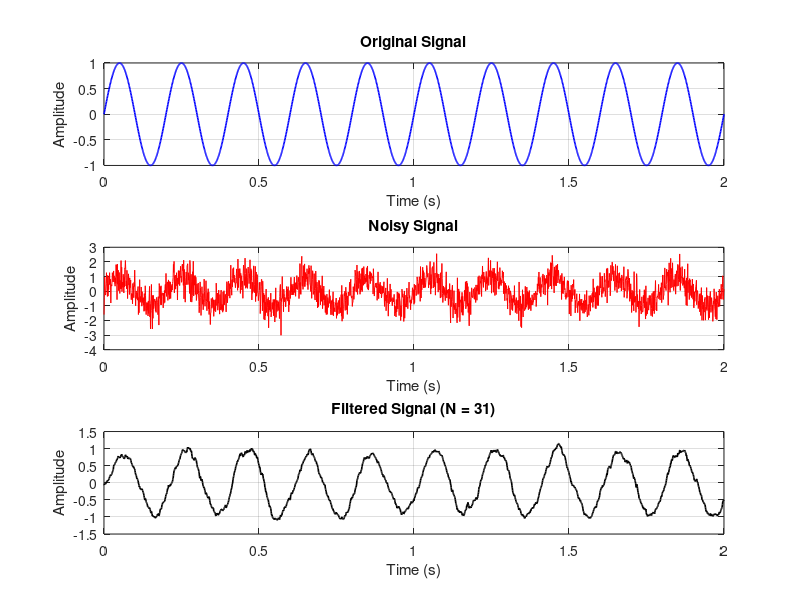

Write the MATLAB code that produced this figure. (Note: this script raises an error after producing the figure.)

clc;
clear;
close all;

% 1. Generate the original signal
Fs = 1000;                  % Sampling frequency (Hz)
t = 0:1/Fs:2;               % Time from 0 to 2 seconds
f = 5;                      % Signal frequency (Hz)

x = sin(2*pi*f*t);          % Original sine signal

% 2. Add random noise
rng(1);                     % Make the result repeatable
noise = 0.6 * randn(size(x));
x_noisy = x + noise;

% 3. Apply Moving Average Filter
N = 31;                     % Moving average window size
b = ones(1, N) / N;         % Filter coefficients

x_filtered = filter(b, 1, x_noisy);

% 4. Plot the results
figure('Name', 'Moving Average Noise Filter');

subplot(3,1,1);
plot(t, x, 'b', 'LineWidth', 1.2);
title('Original Signal');
xlabel('Time (s)');
ylabel('Amplitude');
grid on;

subplot(3,1,2);
plot(t, x_noisy, 'r');
title('Noisy Signal');
xlabel('Time (s)');
ylabel('Amplitude');
grid on;

subplot(3,1,3);
plot(t, x_filtered, 'k', 'LineWidth', 1.2);
title(['Filtered Signal (N = ', num2str(N), ')']);
xlabel('Time (s)');
ylabel('Amplitude');
grid on;

sgtitle('Moving Average Noise Filter');

% 5. Compare noisy and filtered signals
figure('Name', 'Filter Comparison');
plot(t, x_noisy, 'Color', [0.7 0.7 0.7]);
hold on;
plot(t, x_filtered, 'b', 'LineWidth', 1.2);
plot(t, x, 'r--', 'LineWidth', 1.2);
title('Comparison of Original, Noisy and Filtered Signals');
xlabel('Time (s)');
ylabel('Amplitude');
legend('Noisy Signal', 'Filtered Signal', 'Original Signal');
grid on;
